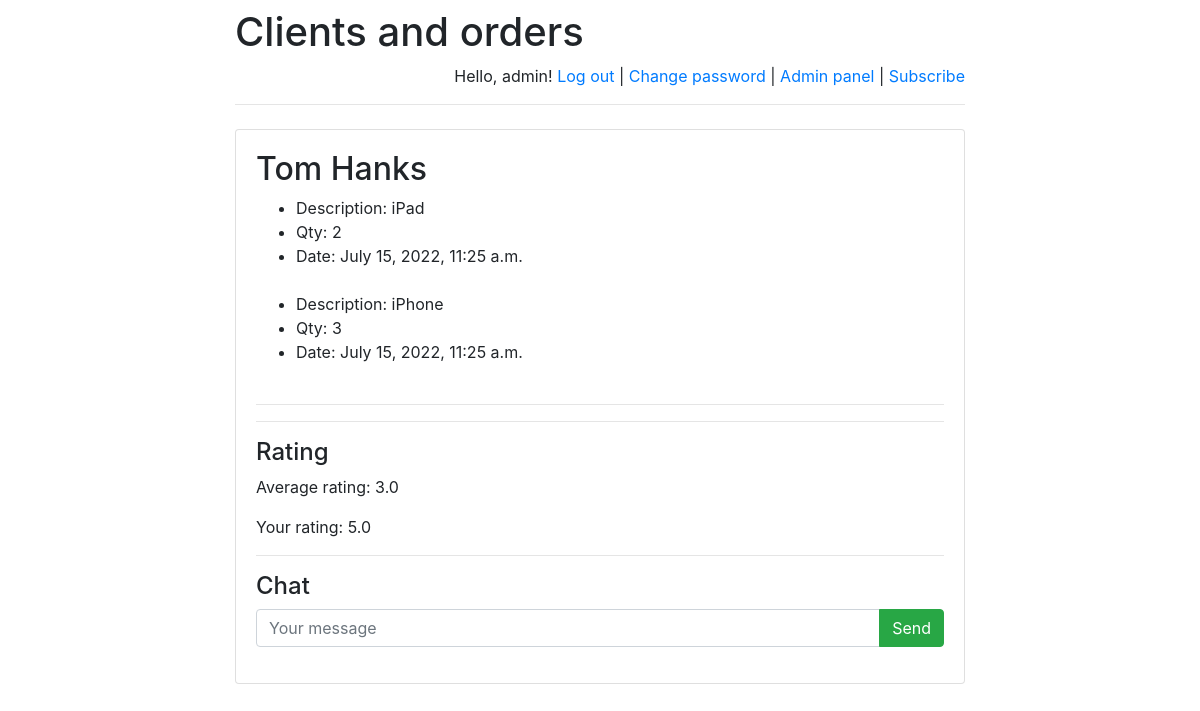
Page /orders/1/ (signed in) on the committed database.
### orders/models.py (models this page shows)
class Client(models.Model):
    client_name = models.CharField(max_length=255)

class Order(models.Model):
    description = models.CharField(max_length=255)
    qty = models.IntegerField()
    date = models.DateTimeField()
    client = models.ForeignKey(Client,on_delete=models.SET_NULL, null=True)

### orders/views.py (the view)
# urls.py: path('orders/', include('orders.urls')),
def orders(request, client_id):
    orders = Order.objects.filter(client=client_id)
    return render(
        request,
        'orders.html',
        context={
            'client': get_object_or_404(Client, pk=client_id),
            'orders': orders,
            "already_rated_by_user":
                Mark.objects
                    .filter(author_id=request.user.id)
                    .filter(client_id=client_id)
                    .count(),
            "user_rating":
                Mark.objects
                    .filter(author_id=request.user.id)
                    .filter(client_id=client_id)
                    .aggregate(Avg('mark'))
                ["mark__avg"],
            "avg_mark":
                Mark.objects
                    .filter(client_id=client_id)
                    .aggregate(Avg('mark'))
                ["mark__avg"]
        }
    )

### templates/orders.html (shortened to what this page needs)
{% extends 'base.html' %}
{% block main %}
<h2>{{ client.client_name }}</h2>
<ul> {% for order in orders %}
        <li> Description: {{ order.description }} </li>
        <li> Qty: {{ order.qty }} </li>
        <li> Date: {{ order.date }} </li>
    <br>
    {% endfor %}
    </ul>
    <hr>
    <hr>
<h4>Rating</h4>
    <p>Average rating:
        <span id="avg_mark_span">
            {{ avg_mark }}
        </span>
    </p>
{% if user.is_authenticated %}
    {% if already_rated_by_user <= 0 or already_rated_by_user ==  None %}
        <form action="post_mark/" method="post">
            {% csrf_token %}
            <div class="row">
                <div class="col-sm text-center">
                    <input name="mark"
                           type="radio"
                           value="1"/> 1
                </div>
                <div class="col-sm text-center">
                    <input name="mark"
                           type="radio"
                           value="2"/> 2
                </div>
                <div class="col-sm text-center">
                    <input name="mark"
                           type="radio"
                           value="3"/> 3
                </div>
                <div class="col-sm text-center">
                    <input name="mark"
                           type="radio"
                           value="4"/> 4
                </div>
                <div class="col-sm text-center">
                    <input name="mark"
                           type="radio"
                           value="5"/> 5
                </div>
                <div class="col-sm text-center">
                    <input class="btn btn-success"
                        type="submit"
                        value="Send mark"/>
                </div>
            </div>
        </form>
        {% else %}
        Your rating: {{ user_rating }}
    {% endif %}
{% endif %}
<hr>
<h4>Chat</h4>
{% if user.is_authenticated %}
    <form action="post/" method="post">
    <div class="input-group mb-3">
      <input type="text"
             class="form-control"
             placeholder="Your message"
             name="message"/>
      <div class="input-group-append">
        <input class="btn btn-success"
                type="submit"
                value="Send"/>
      </div>
    </div>
</form>
{% endif %}
{% endblock %}

### templates/base.html (shortened to what this page needs)
<!doctype html>
<html lang="en">
<head>
    <link rel="stylesheet"
          href="https://stackpath.bootstrapcdn.com/bootstrap/4.1.3/css/bootstrap.min.css">
</head>
<body>
<div class="container">
    <div class="row justify-content-center">
        <div class="col-8">
            <h1 class="mt-2">Clients and orders</h1>
            {% if user.is_authenticated %}
                <p class="text-right">
                    Hello, {{ user.username }}!
                    <a href="/orders/logout">Log out</a> |
                    <a href="/orders/password-change">
                        Change password
                    </a>
                    {% if user.is_staff %}
                        | <a href="/orders/admin">Admin panel</a>
                    {% endif %}
                    {% if user.email == '' %}
                        | <a href="/orders/subscribe">Subscribe</a>
                    {% else %}
                        | <a href="/orders/unsubscribe">Unsubscribe</a>
                    {% endif %}
                </p>
            {% else %}
                <p class="text-right">
                    <a href="/orders/login">Log in</a> |
                    <a href="/orders/register">Register</a>
                </p>
            {% endif %}
            <hr class="mt-0 mb-4">
            <div class="card">
                <div class="card-body">
                    {% block main %}
                    {% endblock %}
                </div>
            </div>
        </div>
    </div>
</div>
</body>
</html>

### rows in the picture
Client: client_name "Tom Hanks"
Order: description "iPad", qty "2", date "July 15, 2022, 11:25 a.m."
Order: description "iPhone", qty "3", date "July 15, 2022, 11:25 a.m."

### other values in the picture
{{ user.username }} "admin"
{{ avg_mark }} "3.0"
{{ user_rating }} "5.0"
